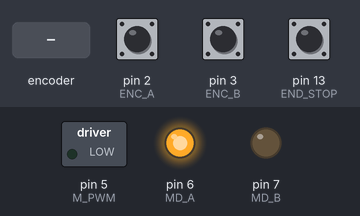
A program run on a simulated Arduino Uno, built with avr-gcc and run on an emulated ATmega328P. Parts: switched loads named in the program (green lamp = pin HIGH), output pins drawn as LEDs (lit = HIGH). Inputs (shaded band) come from the test bench; at power-on: pin 2 (ENC_A) HIGH, pin 3 (ENC_B) HIGH, pin 13 (END_STOP) HIGH. What the program prints to the serial monitor is not drawn.

Above: at 1.2 s.
1.3 s: rotary encoder on pin 2 (ENC_A) / pin 3 (ENC_B) turned 3 steps (first pin leading)
At 2.6 s:
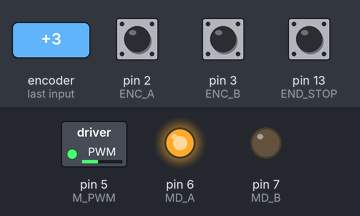
3.4 s: rotary encoder on pin 2 (ENC_A) / pin 3 (ENC_B) turned 1 step (first pin leading)
At 4.1 s:
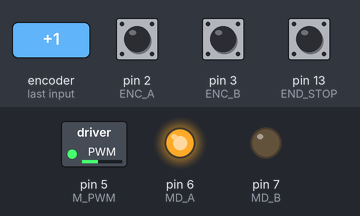
5.1 s: rotary encoder on pin 2 (ENC_A) / pin 3 (ENC_B) turned 2 steps (second pin leading)
At 6.6 s:
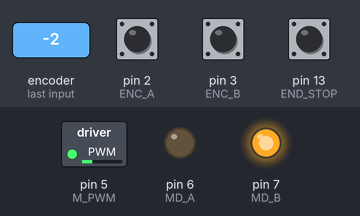
7.0 s: rotary encoder on pin 2 (ENC_A) / pin 3 (ENC_B) turned 1 step (first pin leading)
At 8.2 s:
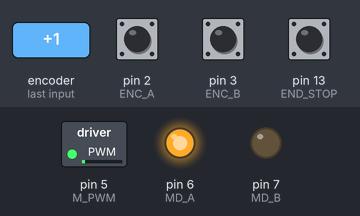
8.7 s: rotary encoder on pin 2 (ENC_A) / pin 3 (ENC_B) turned 2 steps (second pin leading)
At 9.5 s:
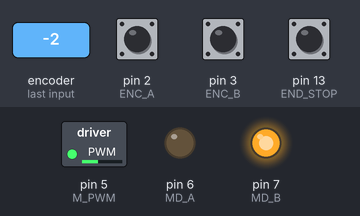
10.6 s: rotary encoder on pin 2 (ENC_A) / pin 3 (ENC_B) turned 2 steps (second pin leading)
Timing chart, 0 to 13.5 s (numbered marks = the images above; inputs shaded):
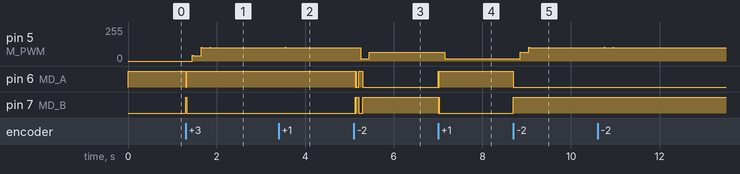

The program:

main.cpp
```cpp
#include <Arduino.h>

#define ENC_A     	(2)
#define ENC_B     	(3)
#define MD_A      	(6)
#define MD_B      	(7)
#define M_PWM     	(5)
#define END_STOP	(13)

#define PULSE_PER_REV 	(193.6f)
#define LOOP_DT    		(1)  // ms
#define DIST_PER_REV	(40)
#define DOWN_SAMPLE		(10)
#define VEL_FILT		(0.05f)
#define MIN_VEL			(4.9f)		// mm/s
#define MAX_VEL			(400.1f)	// mm/s
#define MIN_POS			(-0.1f)		// mm
#define MAX_POS			(200.1f)	// mm

#define REPORT_IDENT	{0xAA, 0xBB, 0xCC, 0xDD}
#define CTRL_CFG_IDENT	(0xEE)
#define PID_CFG_IDENT	(0xFF)

#define VELOCITY_MODE	(0)
#define POSITION_MODE	(1)

typedef struct {
	float vel;
	float pos;
	float target_vel;
	float target_pos;
	float output;
	float p;
	float i;
	float d;
	uint8_t ident[4];
}status_report_t;
status_report_t report = {0};

typedef struct {
	uint8_t ident[4];
	float target_vel;
	float target_pos;
	int32_t mode;
}control_t;

typedef struct {
	uint8_t ident[4];
	float kp;
	float ki;
	float kd;
	int32_t type; // 0: velocity, 1: position
}pid_config_t;
pid_config_t vel_cfg = {.ident = {0}, .kp = 10.0f, .ki = 0.1f, .kd = 0.0f, .type = 0};
pid_config_t pos_cfg = {.ident = {0}, .kp = 20.0f, .ki = 0.1f, .kd = 10.0f, .type = 1};

volatile int8_t isr_encoder = 0;
int32_t encoder = 0;
float vel = 0;	// mm/s
float pos = 0;	// mm
float target_vel = 0; // mm/s
float target_pos = 0; // mm
int32_t mode = VELOCITY_MODE; // 0: velocity, 1: position
float vel_filt = VEL_FILT;

void encoder_isr() {
	static volatile int phase = 0; // (AB) 0: 00, 1: 01, 2: 11, 3: 10
	int a = digitalRead(ENC_A);
	int b = digitalRead(ENC_B);
	int new_phase = -1;
	if(!a && !b) {
		new_phase = 0;
	}else if(!a && b) {
		new_phase = 1;
	}else if(a && b) {
		new_phase = 2;
	}else if(a && !b) {
		new_phase = 3;
	}
	// 3 -> 0
	if(phase == 3 && new_phase == 0) {
		isr_encoder ++;
	// 0 -> 3
	}else if(phase == 0 && new_phase == 3) {
		isr_encoder --;
	// 0 <-> 1 <-> 2 <-> 3
	}else {
		isr_encoder += new_phase - phase;
	}
	phase = new_phase;
}


float constrain_vel(float value) {
	if(value > 0 && value > MIN_VEL) {
		return constrain(value, MIN_VEL, MAX_VEL);
	}else if(value < 0 && value < -MIN_VEL) {
		return constrain(value, -MAX_VEL, -MIN_VEL);
	}else {
		return 0;
	}
}

float constrain_pos(float value) {
	if(value > 0 && value > MIN_POS) {
		return constrain(value, MIN_POS, MAX_POS);
	}else if(value < 0 && value < -MIN_POS) {
		return constrain(value, -MAX_POS, -MIN_POS);
	}else {
		return 0;
	}
}


void handle_serial() {
	static uint8_t serial_buffer[64] = {0};
	static int serial_cursor = 0;
	static int pack_type = 0; // 0: ctrl, 1: pid
	if(Serial.available()) {
		uint8_t n = Serial.read();
		serial_buffer[serial_cursor++] = n;
		// Serial.print(F("new: "));
		// Serial.println((char)n);
		// not match
		if((serial_cursor - 1 == 0 && n != 0xAA)
			|| (serial_cursor - 1 == 1 && n != 0xBB)
			|| (serial_cursor - 1 == 2 && n != 0xCC)
		) {
			serial_cursor = 0;
			// Serial.println(F("failed at first 3 char"));
		// already match 3 bytes, use last byte to get type
		}else if(serial_cursor - 1 == 3) {
			// control pack
			if(n == CTRL_CFG_IDENT) {
				pack_type = 0;
				// Serial.println(F("ctrl pack type"));
			// pid pack
			}else if(n == PID_CFG_IDENT) {
				pack_type = 1;
				// Serial.println(F("pid pack type"));
			// unknown type
			}else {
				serial_cursor = 0;
				// Serial.println(F("unknown pack type"));
			}
		// is ctrl pack
		}else if(pack_type == 0 && serial_cursor == sizeof(control_t)) {
			control_t *pack = (control_t*)&serial_buffer;
			mode = pack->mode;
			if(mode == VELOCITY_MODE) {
				target_vel = pack->target_vel;
				target_vel = constrain_vel(target_vel);
			}else if(mode == POSITION_MODE) {
				target_pos = pack->target_pos;
				target_pos = constrain_pos(target_pos);
			}
			serial_cursor = 0;
			// Serial.println(F("ctrl pack ok"));
		// is pid pack
		}else if(pack_type == 1 && serial_cursor == sizeof(pid_config_t)) {
			pid_config_t *pack = (pid_config_t*)&serial_buffer;
			if(pack->type == VELOCITY_MODE) {
				vel_cfg = *pack;
			}else if(pack->type == POSITION_MODE) {
				pos_cfg = *pack;
			}
			serial_cursor = 0;
			// Serial.println(F("pid pack ok"));
		}
	}
}


void drive_motor(int duty) {
	if(duty >= 0) {
  		digitalWrite(MD_B, 0);
		digitalWrite(MD_A, 1);
	}else {
		digitalWrite(MD_A, 0);
  		digitalWrite(MD_B, 1);
	}
	duty = constrain(duty, -255, 255);
	analogWrite(M_PWM, abs(duty));
	// Serial.println(duty);
}


void setup() {
  Serial.begin(921600);
  pinMode(MD_A, OUTPUT);
  pinMode(MD_B, OUTPUT);
  pinMode(ENC_A, INPUT);
  pinMode(ENC_B, INPUT);
  pinMode(END_STOP, INPUT_PULLUP);
  attachInterrupt(digitalPinToInterrupt(ENC_A), encoder_isr, CHANGE);
  attachInterrupt(digitalPinToInterrupt(ENC_B), encoder_isr, CHANGE);
//   drive_motor(-150);
//   delay(1000);
//   drive_motor(0);
}

void loop() {
	/* main control */
	static uint32_t last_update = 0;
	if(micros() - last_update >= (LOOP_DT * 1000)) {
		last_update = micros();
		/* 1 ms loop */
		int8_t delta_enc = isr_encoder;
		isr_encoder = 0;
		encoder += delta_enc;
		float this_vel = delta_enc * ((1000 / LOOP_DT) * (DIST_PER_REV / PULSE_PER_REV));
		// vel_filt = (100 - target_vel)
		vel = this_vel * vel_filt + vel * (1.0f - vel_filt);
		pos = encoder / (PULSE_PER_REV / DIST_PER_REV);
		/* position control */
		if(mode == POSITION_MODE) {
			static float pos_error_i = 0;
			static float last_pos_error = 0;
			float pos_error = target_pos - pos;
			pos_error_i += pos_error;
			pos_error_i = constrain(pos_error_i, -1000, 1000);
			float pos_p 	= pos_error * pos_cfg.kp;
			float pos_i 	= pos_error_i * pos_cfg.ki;
			float pos_d 	= (pos_error - last_pos_error) * pos_cfg.kd;
			target_vel = pos_p + pos_i + pos_d;
			target_vel = constrain_vel(target_vel);
			last_pos_error = pos_error;
		}
		/* velocity control */
		static float vel_error_i = 0;
		static float last_vel_error = 0;
		float vel_error = target_vel - vel;
		vel_error_i += vel_error;
		vel_error_i = constrain(vel_error_i, -1000, 1000);
		float vel_p 	= vel_error * vel_cfg.kp;
		float vel_i 	= vel_error_i * vel_cfg.ki;
		float vel_d 	= (vel_error - last_vel_error) * vel_cfg.kd;
		float vel_output = vel_p + vel_i + vel_d;
		last_vel_error = vel_error;
		drive_motor(vel_output);
		/* report */
		static int sample = 0;
		if(++sample >= DOWN_SAMPLE) {
			sample = 0;
			report = {
				.vel 		= vel,
				.pos 		= pos,
				.target_vel = target_vel,
				.target_pos = target_pos,
				.output 	= vel_output,
				.p 			= vel_p,
				.i 			= vel_i,
				.d			= 0,
				.ident		= REPORT_IDENT,
			};
			Serial.write((uint8_t*)&report, sizeof(report));
		}
	}
	/* endstop */
	if(digitalRead(END_STOP) == HIGH && target_vel < 0) {
		target_vel = 0;
		encoder = 0;
	}else if(pos > 200 && target_vel > 0){
		target_vel = 0;
	}
	/* serial */
	handle_serial();
	/* print */
	// static uint32_t last_print = 0;
	// if(millis() - last_print >= 500) {
	// 	last_print = millis();
	// 	Serial.print("pos: ");
	// 	Serial.print(pos);
	// 	Serial.print(", vel: ");
	// 	Serial.println(vel);
	// 	Serial.print("btn: ");
	// }
}
```

Measured:
- after the input at 3.4 s, pin 5 (M_PWM): 100/255 → 102/255 after 0.15 s, → 101/255 0.01 s later, → 100/255 0.01 s later
- after the input at 5.1 s, pin 5 (M_PWM): 100/255 → 17/255 after 0.15 s, → 65/255 0.20 s later; pin 6 (MD_A): goes LOW 0.01 s, HIGH 0.01 s, LOW 0.06 s, HIGH 0.09 s, then LOW, starting at once; pin 7 (MD_B): goes HIGH 0.01 s, LOW 0.01 s, HIGH 0.06 s, LOW 0.09 s, then HIGH, starting at once
- after the input at 7.0 s, pin 5 (M_PWM): 65/255 → 17/255 after 0.15 s; pin 6 (MD_A): LOW → HIGH at once, → LOW 0.01 s later, → HIGH 0.01 s later; pin 7 (MD_B): HIGH → LOW at once, → HIGH 0.01 s later, → LOW 0.01 s later
- after the input at 8.7 s, pin 5 (M_PWM): 17/255 → 65/255 after 0.15 s, → 100/255 0.20 s later; pin 6 (MD_A): HIGH → LOW at once; pin 7 (MD_B): LOW → HIGH at once
